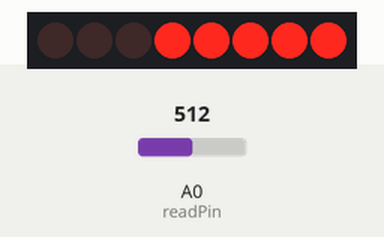
Recording of a sketch running on a simulated Arduino Mega 2560, built with avr-gcc and run on an emulated ATmega2560. Parts: 8 shift-register outputs drawn as a row of LEDs (first output left, lit = HIGH). Wiring (inferred from the names in the program): shift register (74HC595): data pin 2; shift clock pin 4; latch pin 3. Wiring (inferred from the signals the program sends): row of LEDs: on Q0, Q1, Q2, Q3, Q4, Q5, Q6, Q7. The inputs (shaded band) are chosen by the test bench; at power-on: A0 (readPin) = 512.

Above: at 1.3 s.
1.4 s: A0 (readPin) set to 716
At 2.7 s:
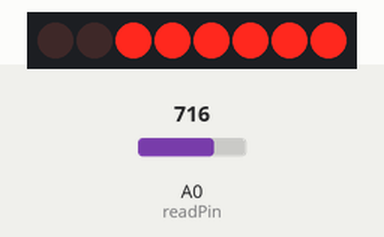
3.0 s: A0 (readPin) set to 900
At 4.1 s:
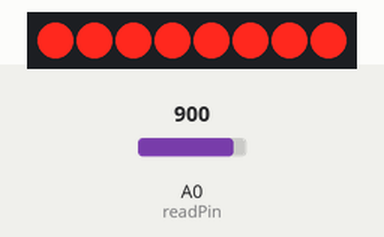
4.5 s: A0 (readPin) set to 1023
At 5.3 s:
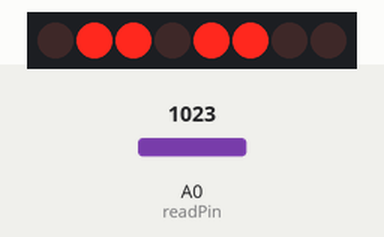
6.0 s: A0 (readPin) set to 511
At 6.4 s:
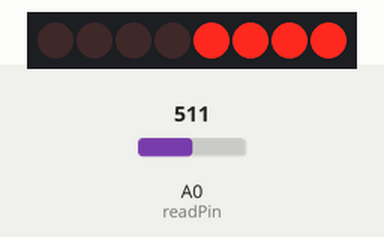
7.5 s: A0 (readPin) set to 306
At 8.7 s:
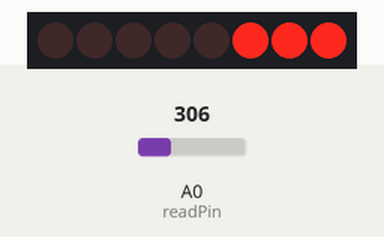
9.0 s: A0 (readPin) set to 122
At 10.0 s:
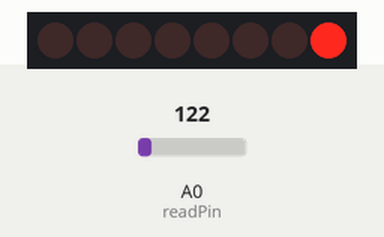
Timing chart, 0 to 11.5 s (numbered marks = the images above; inputs shaded):
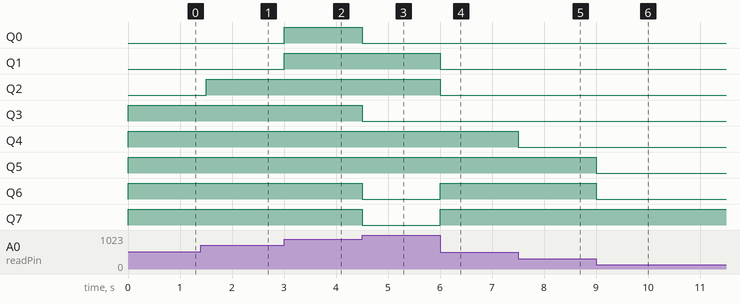

The sketch:

000-integrated-circuits.ino
```cpp
int dataPin = 2;
// SER (data)
int latchPin = 3;
// SRCLK (latch)
int clockPin = 4;
// RCLK (clock)
int readPin = A0;

int marchingAnts[2] = {85,170};
int marchingAnts2[3] = {36, 73, 146};
int pingPong[15]={128,64,32,16,8,4,2,1,2,4,8,16,32,64,128};
int meetInMiddle[7] = {129,66,36,24,36,66,129};
int dialControl[8]={128,192,224,240,248,252,254,255};

void setup() {
  pinMode(dataPin, OUTPUT);
  pinMode(latchPin, OUTPUT);
  pinMode(clockPin, OUTPUT);
}

//void sequence(int num) {
//  digitalWrite(latchPin, LOW);
//  shiftOut(dataPin, clockPin, MSBFIRST, num);
//  delay(1000);
//  digitalWrite(latchPin, HIGH);
//}

void loop() {
  int value = analogRead(readPin);
  value = map(value, 0, 1023, 0, 8);

// single scroll: int i = 1; i < 256; i *= 2
//  for (int i = 0; i < 15; i ++) {
   digitalWrite(latchPin, LOW);
   // shiftOut(dataPin, clockPin, bitOrder, value)
   // bitOrder: MSBFIRST or LSBFIRST
   // value: the data to shift out.
   // Allowed data types: byte.
   shiftOut(dataPin, clockPin, MSBFIRST, dialControl[value]);
   // decimal -> binary - 8 byte string.
   digitalWrite(latchPin, HIGH);
   delay(500);
//   }
  // Marching Ants 1:
//  sequence(85);
//  sequence(170);
  // Marching Ants 2:
//  sequence(292);
//  sequence(170);
//  sequence(85);
}
```

Measured:
- after the input at 1.4 s, Q2: LOW → HIGH after 0.10 s
- after the input at 3.0 s, Q0, Q1: LOW → HIGH at once
- after the input at 4.5 s, Q0, Q3, Q6, Q7: HIGH → LOW at once
- after the input at 6.0 s, Q1, Q2: HIGH → LOW at once; Q6, Q7: LOW → HIGH at once
- after the input at 7.5 s, Q4: HIGH → LOW at once
- after the input at 9.0 s, Q5, Q6: HIGH → LOW at once
